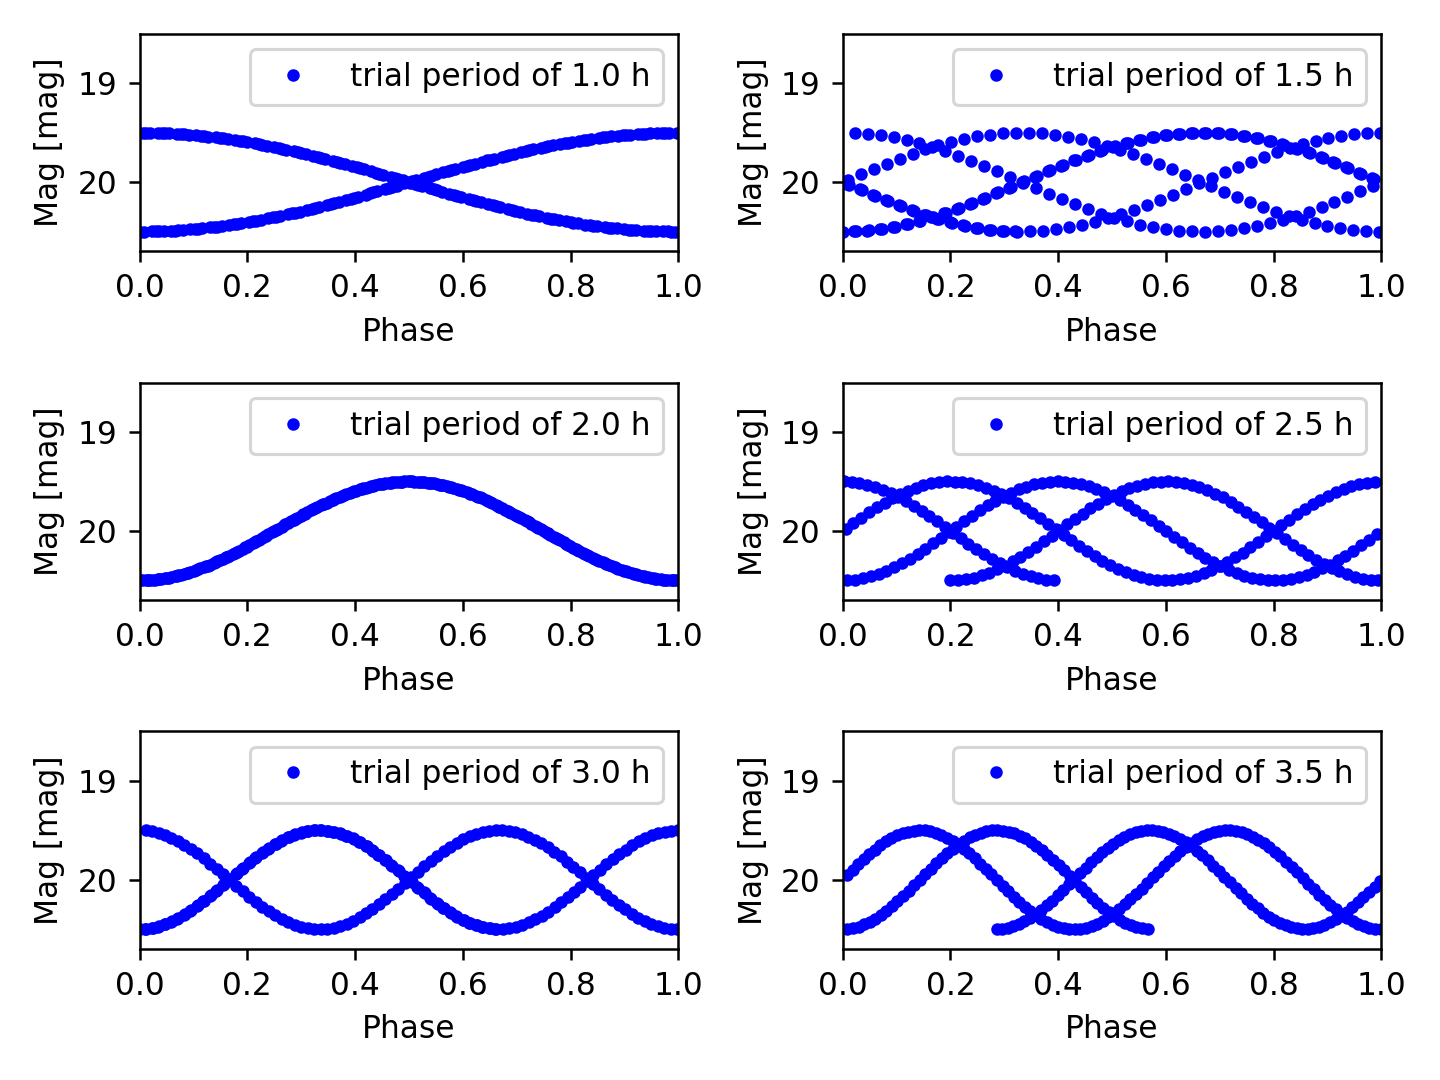

Reproduce this figure in Python.
#!/usr/pkg/bin/python3.9

#
# Time-stamp: <2022/11/27 17:43:35 (CST) daisuke>
#

# importing numpy module
import numpy

# importing astropy module
import astropy.units

# importing matplotlib module
import matplotlib.figure
import matplotlib.backends.backend_agg

# units
u_hr  = astropy.units.hr
u_day = astropy.units.day

# data file name
file_data = 'ai202209_s11_00_00.data'

# output file name
file_output = 'ai202209_s11_00_03.png'

# trial period
p_hr = numpy.array ([1.0, 1.5, 2.0, 2.5, 3.0, 3.5]) * u_hr
p_day = p_hr.to (u_day)

# empty numpy arrays for storing data
data_mjd   = numpy.array ([])
data_phase = numpy.array ([])
data_mag   = numpy.array ([])

# opening file
with open (file_data, 'r') as fh:
    # reading file line-by-line
    for line in fh:
        # skipping line if the line starts with '#'
        if (line[0] == '#'):
            continue
        # removing line feed at the end of line
        line = line.strip ()
        # splitting data
        (datetime, mjd_str, mag_str) = line.split ()
        # conversion from string into float
        mjd   = float (mjd_str)
        mag   = float (mag_str)
        # appending the data at the end of numpy arrays
        data_mjd   = numpy.append (data_mjd, mjd)
        data_mag   = numpy.append (data_mag, mag)

# making objects "fig" and "ax"
fig    = matplotlib.figure.Figure ()
canvas = matplotlib.backends.backend_agg.FigureCanvasAgg (fig)

# making a plot of 2x3 panels
for i in range (len (p_day)):
    # making a subplot
    subplot = 320 + int (i) + 1
    ax = fig.add_subplot (subplot)

    # calculation of phase
    p = p_day[i].value
    data_phase = numpy.array ([])
    for mjd in data_mjd:
        phase = mjd / p - int (mjd / p)
        data_phase = numpy.append (data_phase, phase)

    # labels
    ax.set_xlabel ('Phase')
    ax.set_ylabel ('Mag [mag]')

    # range
    ax.set_xlim (0.0, 1.0)
    ax.set_ylim (18.5, 20.7)
    ax.invert_yaxis ()

    # plotting data
    label = f"trial period of {p_hr[i]:3.1f}"
    ax.plot (data_phase, data_mag, \
             linestyle='None', marker='o', markersize=3, color='blue', \
             label=label)
    ax.legend ()

# saving the plot into a file
fig.tight_layout ()
fig.savefig (file_output, dpi=225)
